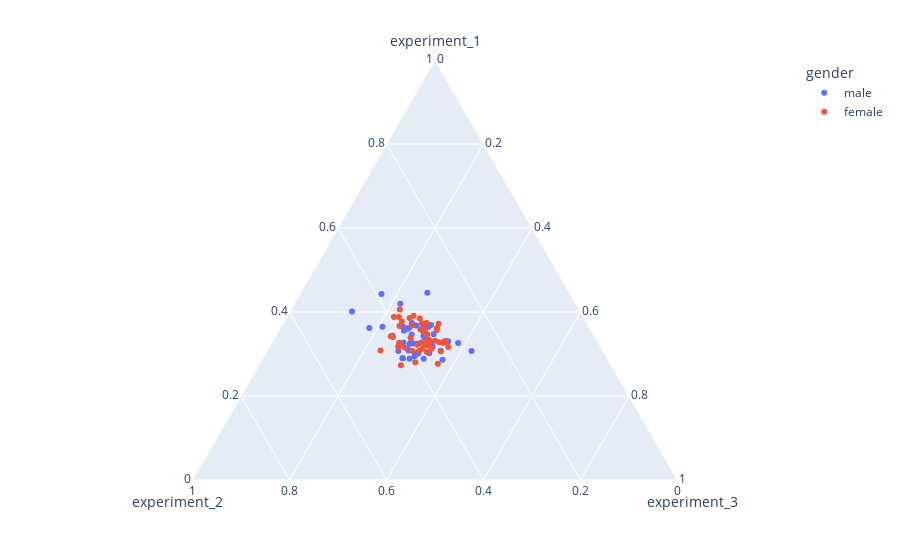

Notebook source saved alongside this figure:
### Markdown cell above
### Ternary Plot

### Code cell
# Used to represent ratios of 3 variables
df_exp = px.data.experiment()
px.scatter_ternary(df_exp, a="experiment_1", b="experiment_2", 
                   c='experiment_3', hover_name="group", color="gender")

### Figure 1 — Plotly figure (JSON) as saved in the notebook; plotly's stock layout.template omitted (floating-point values rounded to 4 significant figures)
{"data": [{"a": [96.88, 97.69, 87.11, 102.0, 115.4, 99.62, 103.7, 97.41, 93.0, 122.5, 108.6, 108.2, 106.7, 91.77, 99.36, 104.2, 93.1, 112.8, 105.6, 101.6, 115.2, 94.98, 90.54, 102.1, 99.16, 101.2, 104.8, 107.0, 79.91, 106.5, 105.9, 82.45, 111.6, 125.5, 110.8, 83.83, 95.34, 88.39, 94.5, 88.03, 104.0, 94.75, 89.99, 106.5, 100.6, 100.2, 101.3, 102.8, 91.74, 106.4], "b": [93.42, 106.2, 107.0, 95.09, 105.1, 106.2, 103.6, 133.8, 119.1, 125.6, 114.6, 111.3, 125.5, 106.1, 129.0, 98.53, 117.5, 108.7, 100.3, 106.4, 101.2, 121.2, 106.5, 110.4, 115.9, 88.66, 92.47, 94.93, 93.62, 109.3, 91.33, 120.0, 121.4, 82.48, 118.0, 100.4, 106.7, 118.4, 112.7, 124.4, 136.7, 137.7, 115.9, 100.0, 120.9, 104.7, 105.7, 129.0, 111.1, 115.5], "c": [73.03, 103.4, 72.14, 111.8, 96.28, 97.96, 92.67, 85.87, 85.53, 110.2, 74.58, 96.23, 93.43, 84.87, 93.68, 84.78, 75.32, 80.05, 98.61, 69.8, 43.8, 99.42, 81.38, 82.11, 56.95, 84.2, 143.8, 126.2, 25.53, 78.05, 55.16, 81.85, 81.13, 73.54, 112.3, 93.74, 89.66, 92.98, 123.0, 92.49, 119.8, 94.41, 91.76, 115.6, 88.4, 73.25, 73.73, 52.11, 64.26, 123.5], "hovertemplate": "<b>%{hovertext}</b><br><br>gender=male<br>experiment_1=%{a}<br>experiment_2=%{b}<br>experiment_3=%{c}<extra></extra>", "hovertext": ["control", "treatment", "control", "treatment", "control", "treatment", "control", "treatment", "control", "treatment", "control", "treatment", "control", "treatment", "control", "treatment", "control", "treatment", "control", "treatment", "control", "treatment", "control", "treatment", "control", "treatment", "control", "treatment", "control", "treatment", "control", "treatment", "control", "treatment", "control", "treatment", "control", "treatment", "control", "treatment", "control", "treatment", "control", "treatment", "control", "treatment", "control", "treatment", "control", "treatment"], "legendgroup": "male", "marker": {"color": "#636efa", "symbol": "circle"}, "mode": "markers", "name": "male", "showlegend": true, "subplot": "ternary", "type": "scatterternary"}, {"a": [87.3, 103.0, 106.7, 117.8, 107.3, 100.9, 96.83, 111.7, 103.0, 111.7, 86.0, 107.0, 98.34, 114.0, 102.1, 90.84, 120.3, 97.39, 106.4, 79.63, 106.5, 96.78, 97.37, 113.3, 115.2, 102.2, 88.87, 79.43, 102.8, 116.6, 101.6, 103.5, 90.53, 90.21, 103.9, 104.9, 101.3, 100.5, 115.3, 108.2, 93.03, 105.4, 99.2, 106.5, 100.3, 108.2, 99.18, 108.2, 95.41, 94.27], "b": [129.6, 93.81, 94.02, 115.4, 134.5, 98.5, 118.3, 143.7, 113.5, 97.29, 102.8, 107.3, 120.7, 113.2, 96.76, 129.8, 128.1, 93.98, 99.2, 126.4, 107.3, 127.2, 103.5, 114.3, 102.8, 112.1, 99.9, 102.1, 115.6, 106.2, 120.1, 107.0, 98.72, 90.03, 110.8, 103.2, 112.4, 89.41, 113.7, 133.1, 108.4, 86.92, 130.1, 102.5, 99.54, 138.0, 88.57, 106.0, 84.45, 104.7], "c": [66.06, 57.0, 76.62, 98.65, 86.43, 81.58, 69.05, 99.0, 99.18, 99.83, 93.49, 68.65, 68.27, 83.28, 109.4, 103.4, 115.6, 106.3, 70.37, 85.42, 60.81, 81.07, 64.57, 114.1, 76.82, 96.88, 95.86, 105.4, 85.02, 89.43, 103.7, 99.33, 105.9, 94.68, 103.0, 113.1, 103.5, 91.39, 103.1, 110.2, 87.61, 91.17, 83.04, 89.83, 117.0, 105.1, 78.66, 64.52, 75.51, 92.39], "hovertemplate": "<b>%{hovertext}</b><br><br>gender=female<br>experiment_1=%{a}<br>experiment_2=%{b}<br>experiment_3=%{c}<extra></extra>", "hovertext": ["control", "treatment", "control", "treatment", "control", "treatment", "control", "treatment", "control", "treatment", "control", "treatment", "control", "treatment", "control", "treatment", "control", "treatment", "control", "treatment", "control", "treatment", "control", "treatment", "control", "treatment", "control", "treatment", "control", "treatment", "control", "treatment", "control", "treatment", "control", "treatment", "control", "treatment", "control", "treatment", "control", "treatment", "control", "treatment", "control", "treatment", "control", "treatment", "control", "treatment"], "legendgroup": "female", "marker": {"color": "#EF553B", "symbol": "circle"}, "mode": "markers", "name": "female", "showlegend": true, "subplot": "ternary", "type": "scatterternary"}], "layout": {"autosize": true, "legend": {"title": {"text": "gender"}, "tracegroupgap": 0}, "margin": {"t": 60}, "ternary": {"aaxis": {"title": {"text": "experiment_1"}}, "baxis": {"title": {"text": "experiment_2"}}, "caxis": {"title": {"text": "experiment_3"}}, "domain": {"x": [0, 1], "y": [0, 1]}}}}
